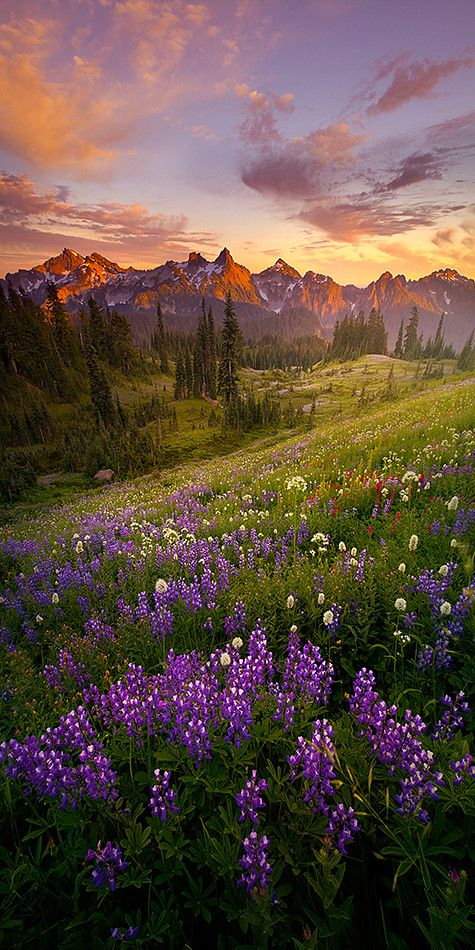
#> input picture saltpapper/resim.jpg, 475 x 950 px
$ python saltpapper.py
#> lines starting #> are read from the running program, lines starting #| are printed output that depends on the picture
import cv2
import numpy as np


file_path = 'resim.jpg'
img = cv2.imread(file_path, cv2.IMREAD_GRAYSCALE)
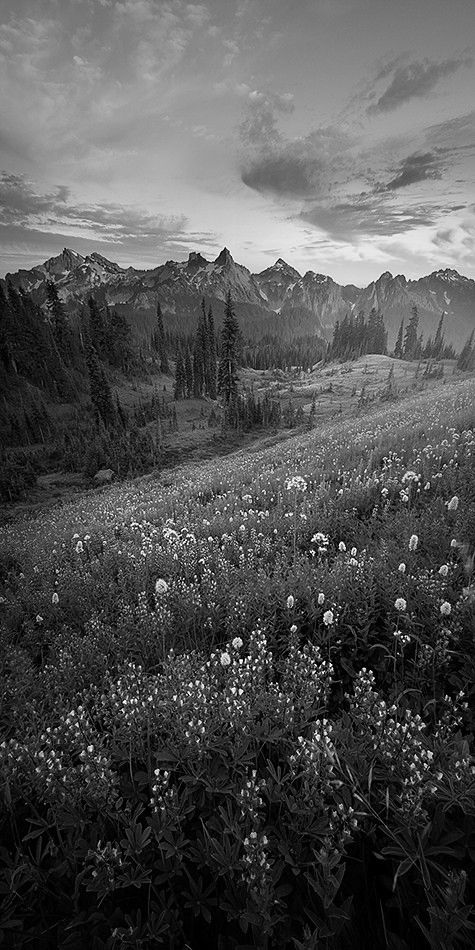
#> img: shape (950, 475); min 0, max 255, mean 82.5

def median_filter(img, size):
#> called with size = 3
    result = np.zeros_like(img, dtype=np.uint8)
    img = np.pad(img, (size // 2, size // 2), mode='constant')
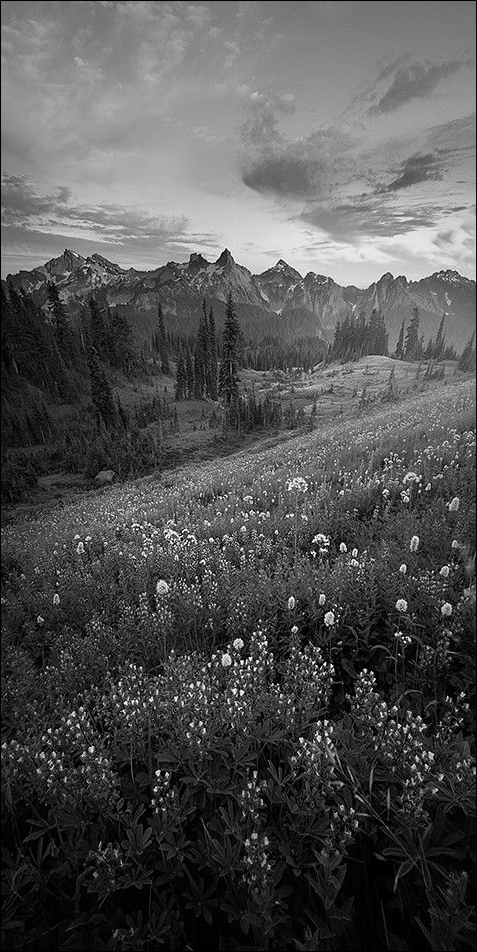
#> img: shape (952, 477); min 0, max 255, mean 82

    rows, cols = img.shape
#> rows = 952; cols = 477

    for i in range(size // 2, rows - size // 2):
        for j in range(size // 2, cols - size // 2):
            neighbors = img[i - size // 2:i + size // 2 + 1, j - size // 2:j + size // 2 + 1].flatten()
            result[i - size // 2, j - size // 2] = np.median(neighbors)

    return result


def mean_filter(img, size):
#> called with size = 3
    result = np.zeros_like(img, dtype=np.uint8)
    img = np.pad(img, (size // 2, size // 2), mode='constant')

    rows, cols = img.shape
#> rows = 952; cols = 477

    for i in range(size // 2, rows - size // 2):
        for j in range(size // 2, cols - size // 2):
            neighbors = img[i - size // 2:i + size // 2 + 1, j - size // 2:j + size // 2 + 1].flatten()
            result[i - size // 2, j - size // 2] = int(np.mean(neighbors))

    return result

if img is None:
    print(f"Resim yüklenemedi. Lütfen dosya yolunu kontrol edin: {file_path}")
    exit()

median_filtered_img = median_filter(img, size=3)
mean_filtered_img = mean_filter(img, size=3)

cv2.imshow('Tuz Biberli Resim', img)
cv2.imshow('Medyan Filtreli ', median_filtered_img)
cv2.imshow('Ortalama Filtreli ', mean_filtered_img)
cv2.waitKey(0)
cv2.destroyAllWindows()
